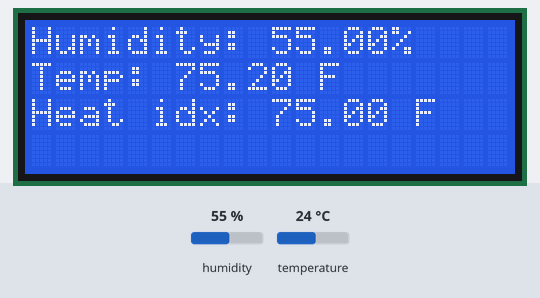
A sketch run on a simulated Arduino Uno, built with avr-gcc and run on an emulated ATmega328P. On the bench: 20×4 character LCD. Inputs (shaded band) come from the test bench; at power-on: humidity 55 %, temperature 24 °C. What the sketch prints to the serial monitor is not drawn.

Above: at 1.2 s.
1.3 s: humidity set to 22 %
At 3.2 s:
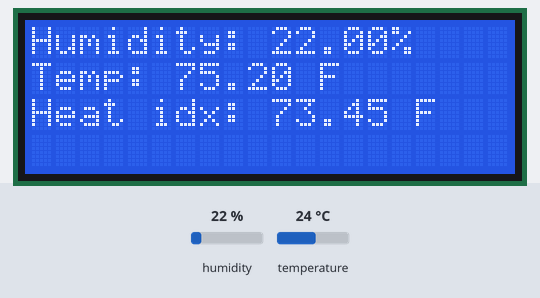
4.1 s: temperature set to 12 °C
At 5.6 s:
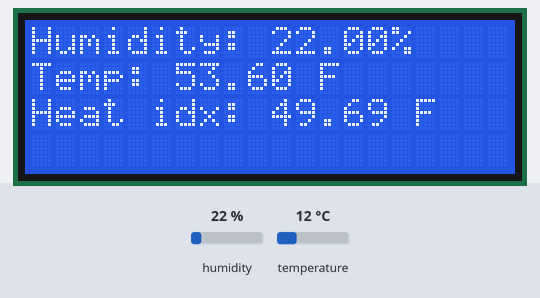
6.9 s: humidity set to 40 %
At 9.4 s:
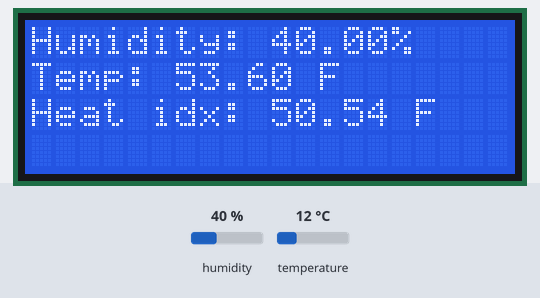
10.0 s: temperature set to 19 °C
At 11.9 s:
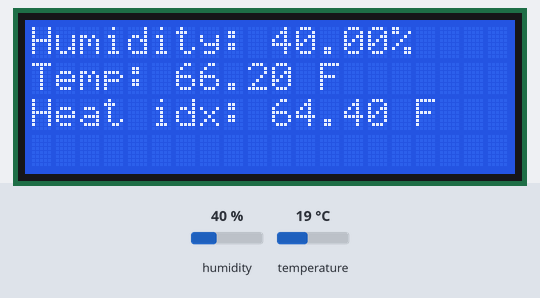
12.8 s: temperature set to 41 °C
At 15.8 s:
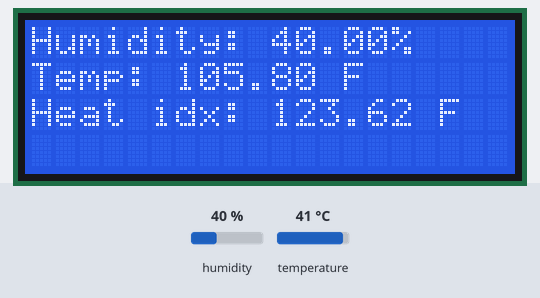
Timing chart, 0 to 17.3 s (numbered marks = the images above; inputs shaded):
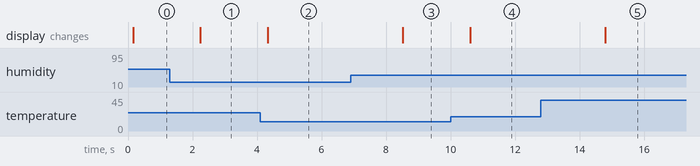

Measured:
- after the input at 1.3 s, the display: changes after 0.95 s (image 1)
- after the input at 4.1 s, the display: changes after 0.24 s (image 2)
- after the input at 6.9 s, the display: changes after 1.6 s (image 3)
- after the input at 10.0 s, the display: changes after 0.61 s (image 4)
- after the input at 12.8 s, the display: changes after 2.0 s (image 5)

The sketch:

arduino-dht11-monitor.ino
```cpp
#include <LiquidCrystal_I2C.h>
#include <DHT.h>

/* Using a 20x4 LCD */
#define LCD_NUM_CHARS    20
#define LCD_NUM_ROWS     4

/* Data pin and type for DHT11 temperature/humidity sensor */
#define DHT_TYPE    DHT11
#define DHT_PIN     8

LiquidCrystal_I2C lcd(0x3F, LCD_NUM_CHARS, LCD_NUM_ROWS);
DHT dht = DHT(DHT_PIN, DHT_TYPE);

void setup() {
  lcd.init();
  lcd.backlight();

  dht.begin();

  Serial.begin(11500);
}

void loop() {
  dht_do_all_measurements();
  delay(2000);
}

void
dht_do_all_measurements(void) {
  /* Read humidity as relative % */
  float h = dht.readHumidity();
  /* Read temperature as Celsius (default argument) */
  float t = dht.readTemperature();
  /* Read temperature as Fahrenheit (isFahrenheit = true) */
  float f = dht.readTemperature(true);

  /* Check if any reads failed and exit early (to try again) */
  if (isnan(h) || isnan(t) || isnan(f)) {
    Serial.println(F("Failed to read from DHT sensor!"));
    return;
  }

  /* Compute heat index in Fahrenheit (default argument for "isFahreheit") */
  float hif = dht.computeHeatIndex(f, h);
  /* Compute heat index in Celsius ("isFahreheit" = false) */
  float hic = dht.computeHeatIndex(t, h, false);

  /* Print results to serial */
  Serial.print(F("Humidity: "));
  Serial.print(h);
  Serial.print(F("%  Temperature: "));
  Serial.print(t);
  Serial.print(F("°C "));
  Serial.print(f);
  Serial.print(F("°F  Heat index: "));
  Serial.print(hic);
  Serial.print(F("°C "));
  Serial.print(hif);
  Serial.println(F("°F"));

  /* Print results to LCD */
  lcd.clear();
  lcd.setCursor(0, 0);
  lcd.print("Humidity: ");
  lcd.print(h);
  lcd.println("%");
  lcd.setCursor(0, 1);
  lcd.print("Temp: ");
  lcd.print(f);
  lcd.println(" F");
  lcd.setCursor(0, 2);
  lcd.print("Heat idx: ");
  lcd.print(hif);
  lcd.println(" F");
}
```
